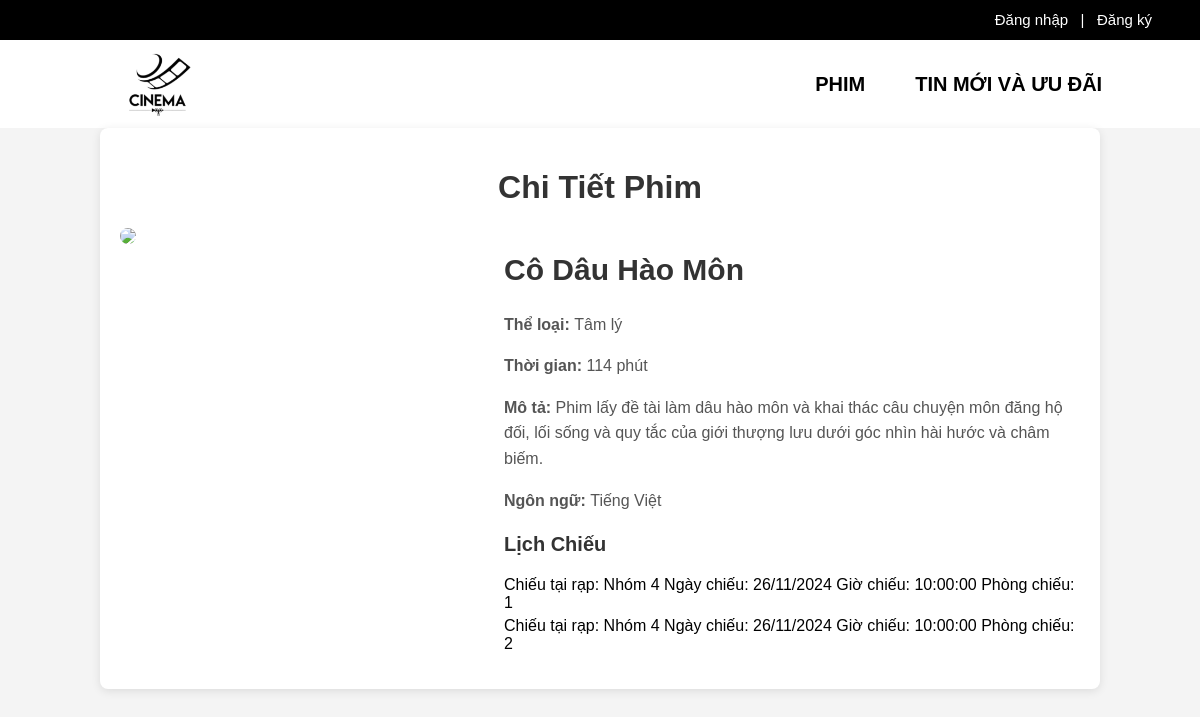
The app's page /chi_Tiet_Phim.php?id_phim=2, older data.
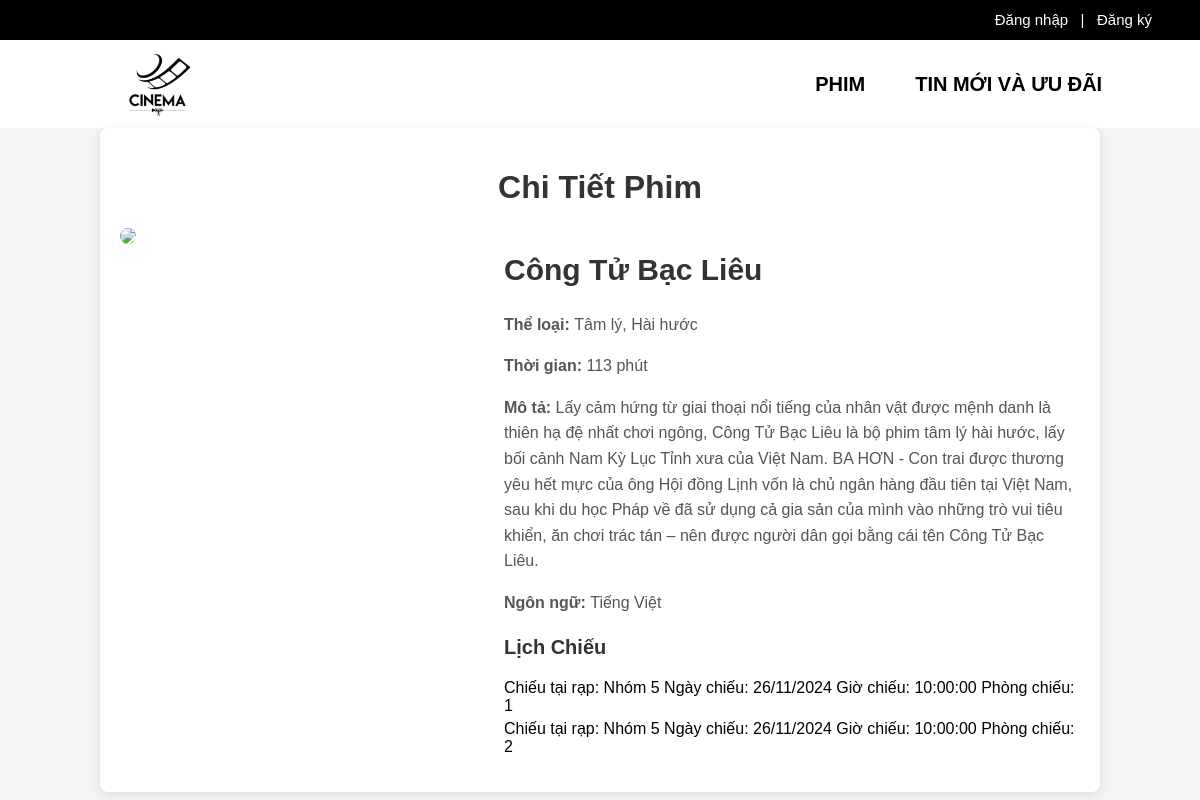
The same page, newer data.
### tables this page shows
CREATE TABLE phim (
    id_phim INT PRIMARY KEY AUTO_INCREMENT,
    ten VARCHAR(255),
    the_loai VARCHAR(100),
    thoi_luong INT,
    link_img VARCHAR(255),
    mo_ta TEXT,
    ngon_ngu VARCHAR(50),
    img_background VARCHAR(255)
);

### chi_Tiet_Phim.php (the view, shortened to what this page needs)
<?php
$id_phim = (int)$_GET["id_phim"];
include("navbar.php");
$results = $conn->query("SELECT ten, the_loai, thoi_luong, link_img, mo_ta, ngon_ngu FROM phim WHERE id_phim = " . $id_phim);
$results = $results->fetch_all(MYSQLI_ASSOC)[0];
$chi_tiet_phim = [
  "ten" => $results["ten"],
  "the_loai" => $results["the_loai"],
  "thoi_luong" => $results["thoi_luong"],
  "link_img" => $results["link_img"],
  "mo_ta" => $results["mo_ta"],
  "ngon_ngu" => $results["ngon_ngu"],
];
$sql = "SELECT id_lich_chieu, rap_chieu, DATE_FORMAT(ngay_chieu, '%d/%m/%Y') AS ngay_chieu, gio_chieu, id_phong
        FROM lich_chieu
        WHERE id_phim = " . $id_phim;
$results_lich_chieu = $conn->query($sql);
$ds_lich_chieu = [];
while ($result = $results_lich_chieu->fetch_assoc()) {
  array_push($ds_lich_chieu, [
    "id_lich_chieu" => $result["id_lich_chieu"],
    "thong_tin" => "Chiếu tại rạp: " . $result["rap_chieu"] . " Ngày chiếu: " . $result["ngay_chieu"] . " Giờ chiếu: " . $result["gio_chieu"] . " Phòng chiếu: " . $result["id_phong"]
  ]);
}
?>
<!DOCTYPE html>
<html lang="vi">
<head>
</head>
<body>
  <div class="container">
    <h1>Chi Tiết Phim</h1>
    <div class="movie-details">
      <div class="movie-poster">
        <img src=<?php echo $chi_tiet_phim["link_img"] ?>>
      </div>
      <div class="movie-info">
        <h2><?php echo $chi_tiet_phim["ten"] ?></h2>
        <p><strong>Thể loại: </strong> <?php echo $chi_tiet_phim["the_loai"] ?> </p>
        <p><strong>Thời gian: </strong> <?php echo $chi_tiet_phim["thoi_luong"] ?> phút</p>
        <p><strong>Mô tả: </strong><?php echo $chi_tiet_phim["mo_ta"] ?></p>
        <p><strong>Ngôn ngữ: </strong><?php echo $chi_tiet_phim["ngon_ngu"] ?></p>
        <div class="showtimes">
          <h3>Lịch Chiếu</h3>
          <ul>
            <?php foreach ($ds_lich_chieu as $ds) {
            ?>
              <li><a href=<?php echo "/web-ban-ve-xem-phim/chon_ghe.php?id_lich_chieu=" . $ds["id_lich_chieu"] ?>><?php echo $ds["thong_tin"] ?></a></li>
            <?php        } ?>
          </ul>
        </div>
      </div>
    </div>
  </div>
</body>
</html>

### navbar.php (shortened to what this page needs)
<!DOCTYPE html>
<html lang="en">
<head>
  <link rel="stylesheet" href="https://cdnjs.cloudflare.com/ajax/libs/font-awesome/6.7.1/css/all.min.css" />
</head>
<body>
  <div class="log_res">
    <div class="margin_log_res">
      <?php if (isset($_SESSION['users']['ho_ten'])): ?>
        <a href="information.php">Xin chào: <?php echo $_SESSION['users']['ho_ten']; ?></a>
        <a href="logout.php"><i style="margin-left: 15px; margin-top:4px" class="fa-solid fa-right-from-bracket"></i></a>
      <?php else: ?>
        <a href="login.php">Đăng nhập</a>
        <a style="color: white">|</a>
        <a href="dangKy.php">Đăng ký</a>
      <?php endif; ?>
    </div>
  </div>
  <div class="nav_bar">
    <div class="nav_bar_logo">
      <a href="index.php"><img src="./img/logo.png" alt="logo" /></a>
    </div>
    <div class="movies">
      <a href="phim.php">PHIM</a>
    </div>
    <div class="infos">
      <a href="./tin_tuc.php">TIN MỚI VÀ ƯU ĐÃI</a>
    </div>
  </div>
</body>
</html>

### navbar.php (style rules this page uses)
body { margin: 0; padding: 0; font-family: Arial; background-color: #f9f9f9; }
.log_res { display: flex; background-color: black; height: 5vh; align-items: center; justify-content: right; }
.margin_log_res { margin-right: 40px; }
.log_res a { font-size: 15px; margin-right: 8px; color: white; text-decoration: none; }
.nav_bar { display: flex; align-items: center; justify-content: left; background-color: white; height: 11vh; }
.nav_bar_logo a { display: flex; height: 12vh; margin-left: 100px; }
.movies { margin-left: 50px; margin-right: 50px; }
.movies a { color: black; font-size: 20px; text-decoration: none; display: flex; font-weight: bold; }
.infos a { color: black; font-size: 20px; text-decoration: none; display: flex; font-weight: bold; }

### chi_Tiet_Phim.php (style rules this page uses)
body { font-family: Arial, sans-serif; margin: 0; padding: 0; background-color: #f4f4f4; }
.container { width: 80%; margin: 0 auto; padding: 20px; background-color: #fff; border-radius: 8px; box-shadow: 0 2px 10px rgba(0, 0, 0, 0.1); }
h1 { text-align: center; color: #333; }
.movie-details { display: flex; justify-content: space-between; margin-top: 20px; }
.movie-poster img { width: 300px; height: auto; border-radius: 8px; }
.movie-info { width: 60%; }
.movie-info h2 { font-size: 30px; color: #333; }
.movie-info p { font-size: 16px; line-height: 1.6; color: #555; }
.showtimes { margin-top: 20px; }
.showtimes h3 { font-size: 20px; color: #333; }
.showtimes ul { list-style-type: none; padding-left: 0; }
.showtimes li { font-size: 16px; color: #007BFF; margin: 5px 0; }
a { text-decoration: none; color: black; }

Row changes from the older to the newer data that the page shows:
changed phim "Tiếng Việt": ten "Cô Dâu Hào Môn" → "Công Tử Bạc Liêu"; the_loai "Tâm lý" → "Tâm lý, Hài hước"; thoi_luong "114" → "113"; mo_ta "Phim lấy đề tài làm dâu hào môn và khai thác câu chuyện môn đăng hộ đối, lối sống và quy tắc của giới thượng lưu dưới góc nhìn hài hước và châm biếm." → "Lấy cảm hứng từ giai thoại nổi tiếng của nhân vật được mệnh danh là thiên hạ đệ nhất chơi ngông, Công Tử Bạc Liêu là bộ phim tâm lý hài hước, lấy bối cảnh Nam Kỳ Lục Tỉnh xưa của Việt Nam. BA HƠN - Con trai được thương yêu hết mực của ông Hội đồng Lịnh vốn là chủ ngân hàng đầu tiên tại Việt Nam, sau khi du học Pháp về đã sử dụng cả gia sản của mình vào những trò vui tiêu khiển, ăn chơi trác tán – nên được người dân gọi bằng cái tên Công Tử Bạc Liêu."
Text that changed along with them:
new list line: "Chiếu tại rạp: Nhóm 5 Ngày chiếu: 26/11/2024 Giờ chiếu: 10:00:00 Phòng chiếu: 1"
new list line: "Chiếu tại rạp: Nhóm 5 Ngày chiếu: 26/11/2024 Giờ chiếu: 10:00:00 Phòng chiếu: 2"
list line gone: "Chiếu tại rạp: Nhóm 4 Ngày chiếu: 26/11/2024 Giờ chiếu: 10:00:00 Phòng chiếu: 1"
list line gone: "Chiếu tại rạp: Nhóm 4 Ngày chiếu: 26/11/2024 Giờ chiếu: 10:00:00 Phòng chiếu: 2"
